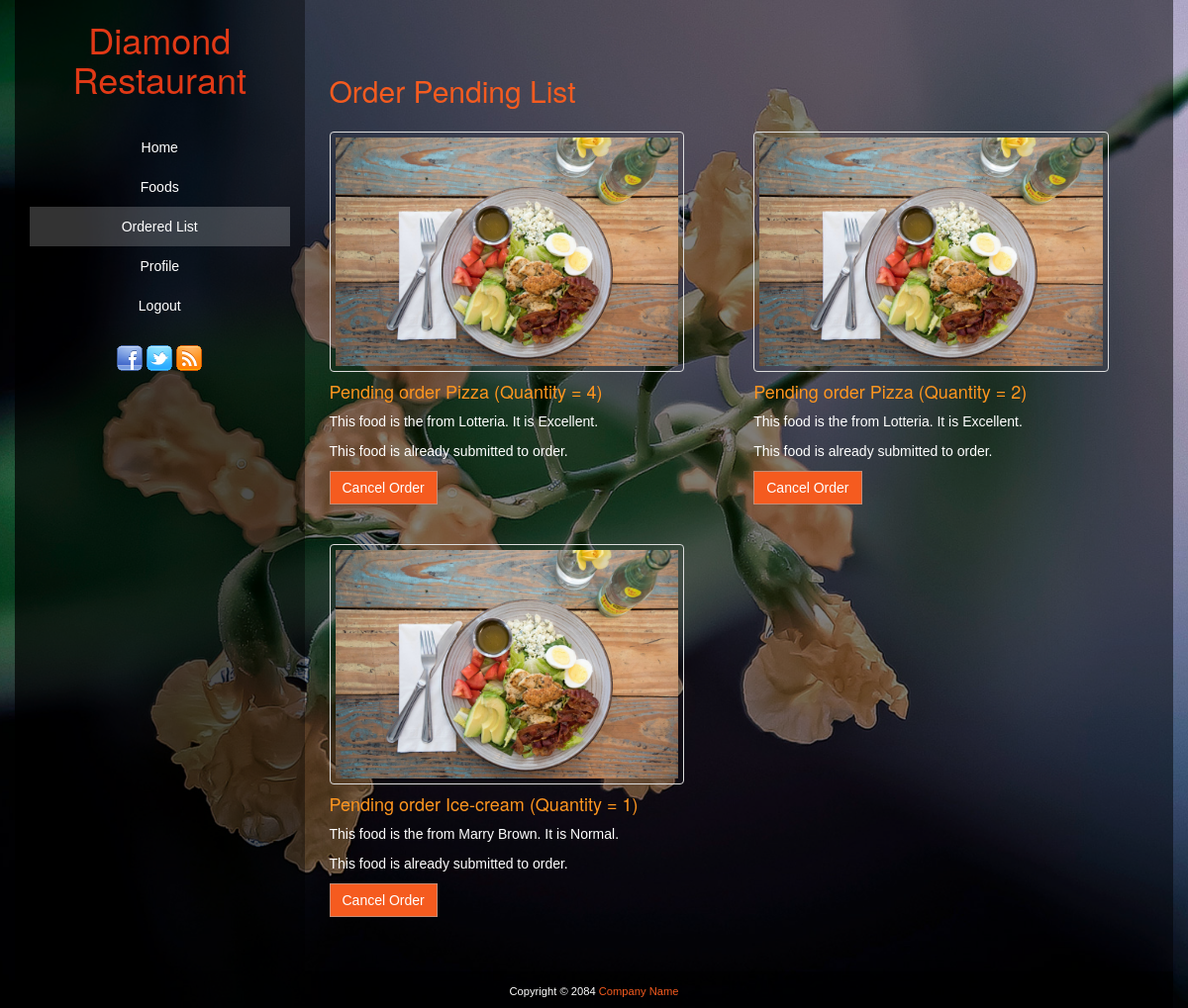
The page /staff/orderlist/ (signed in) on the database its author committed.
### staff/models.py (models this page shows, shortened)
class OrderFood(models.Model):
    customer = models.ForeignKey(User,verbose_name='Ordered By',on_delete=models.CASCADE,null=True)
    food = models.ForeignKey(Food,on_delete=models.CASCADE,null=True)
    quantity = models.IntegerField(default=1)
    ordered = models.BooleanField(default=False)

class Food(models.Model):
    food_types = (('D','Dietary'),('VF','Vegetable and Fruits'),('K','Korean Food'),('C','Chinese Food'),('T','Taiwan Food'))
    food_quality = (('E','Excellent'),('G','Good'),('N','Normal'),('B','Bad'),('VB','Very Bad'))
    food_supplier = models.ForeignKey(Supplier,on_delete=models.CASCADE)
    food_name = models.CharField(max_length=30)
    food_type = models.CharField(choices=food_types,max_length=20)
    image = models.ImageField(default = 'default.jpg',upload_to = 'food_pictures')
    price = models.IntegerField()
    quality = models.CharField(choices= food_quality,max_length=20)

class Supplier(models.Model):
    supplier_name = models.CharField(max_length=30)
    phone_number = models.CharField(max_length=20)
    email = models.EmailField(max_length=20)
    address = models.CharField(max_length=30)
    class Meta:
        verbose_name = "Supplier"
        verbose_name_plural = "Suppliers"

### staff/views.py (the view)
# urls.py: path('orderlist/',views.orderList,name='order-list'),
@login_required
def orderList(request):
    orderedFoodList = OrderFood.objects.filter(customer=request.user,ordered=True)
    context = {'food_list':orderedFoodList}
    return render(request,'order_list.html',context)

### staff/templates/order_list.html (shortened to what this page needs)
{% load static %}
<!DOCTYPE html>
<html>
<head>
	<link href="{% static 'css/bootstrap.min.css' %}" rel="stylesheet" type="text/css">
	<link href="{% static 'templatemo_style.css' %}" rel="stylesheet" type="text/css">
    <link rel="stylesheet" href="{% static 'flexslider.css'%}" type="text/css" media="screen" />
</head>
<body class="templatemo_padaut_bg">
	<div id="main_container">
		<div class="container" id="services">
			<div class="row col-wrap">
				<div id="left_container" class="col col-md-3 col-sm-12">
					<div class="templatemo_logo">
						<a href="#"><h1>Diamond Restaurant</h1></a>
					</div>
					<nav id="main_nav">
						<ul class="nav">
						<ul class="nav">
							<li><a href={% url 'home' %}>Home</a></li>
							<li><a href={% url 'food-list' %}>Foods</a></li>
							<li class="active"><a href="{% url 'order-list' %}">Ordered List</a></li>
							{% if user.is_authenticated  %}
							<li><a href={% url 'staff-profile' %}>Profile</a></li>
                            <li><a class="nav-link" href="{% url 'logout' %}">Logout</a></li>
                            {% else %}
							<li><a class="nav-link" href="{% url 'staff-register' %}">Register</a></li>
							<li><a class="nav-link" href="{% url 'staff-login' %}">Login</a></li>
                            {% endif %}
						</ul>
						</ul>
					</nav>
					<div>
						<a href="#"><img src="{% static 'images/facebook.png'%}" alt="Like us on Facebook"></a>
						<a href="#"><img src="{% static 'images/twitter.png'%}" alt="Follow us on Twitter"></a>
						<a href="#"><img src="{% static 'images/rss.png'%}" alt="RSS feeds"></a>
					</div>
				</div>
				<div id="right_container" class="col col-md-9 col-sm-12">
					<div class="row">
                    	<div class="col col-md-12">
                    		<h2>Order Pending List</h2>
                    	</div>
                    </div>
					<article class="row">
					{% for foods in food_list %}
						<div class="col col-md-6">
							<img src="{{foods.food.image.url}}" alt="Pic 1" class="image">
							<h4>Pending order {{foods.food.food_name}} (Quantity = {{foods.quantity}})</h4>
							<p>This food is the {{foods.get_food_type_display}} from {{foods.food.food_supplier.supplier_name}}. It is {{foods.food.get_quality_display}}.</p>
							<p>This food is already submitted to order.</p>
							 <a href={% url 'delete-order' foods.id %} class="btn btn-primary">Cancel Order</a><br><br><br>
						</div>
					{% endfor %}
					</article>
				</div>
			</div>
			<footer class="row credit">
				<div class="col col-md-12">
					<div id="templatemo_footer">
						Copyright © 2084 <a href="#">Company Name</a>
					</div>
				</div>
			</footer>
		</div>
	</div>
</body>
</html>

### static/templatemo_style.css (style rules this page uses)
body { background-color: #222222; }
a { color: #f55b1f; }
.templatemo_logo { margin-top: 20px; text-align: center; }
.templatemo_padaut_bg { background: url(images/templatemo_padaut.jpg) no-repeat center center fixed; -webkit-background-size: cover; -moz-background-size: cover; -o-background-size: cover; background-size: cover; overflow-x: hidden; }
h1 { text-align: center; color: #e13916; }
h4 { color: #FF961F; }
li { color: white; }
li, input { font-family: Arial, sans-serif; }
li.active a { background-color: rgba(255, 255, 255, 0.2); color: #f55b1f; }
nav { text-align: center; font-family: Arial, sans-serif; margin-top: 30px; margin-bottom: 20px; }
p { color: #FFF; font-family: Arial, sans-serif; }
article { margin-top: 15px; margin-bottom: 15px; }
.btn { border-radius: 0px; font-family: Arial, sans-serif; }
.btn-primary { background-color: #f55b1f; border-color: #c48c76; }
.credit { padding-bottom: 9px; padding-top: 12px; background-color: rgba(0, 0, 0, 0.5); }
.container { margin: 0 auto; background-color: rgba(0, 0, 0, 0.5); }
#left_container { background-color: rgba(0, 0, 0, 0.4); text-align: center; }
#left_container li a { color: white; }
#right_container .row { clear: both; padding-top: 0px; padding-right: 10px; padding-bottom: 0px; padding-left: 10px; }
#right_container h2 { color: #f55b1f; }
#templatemo_footer { color: #FFFFFF; font-size: 0.8em; text-align: center; font-family: Arial, sans-serif; }
@media only screen and (min-width: 992px) { .container { display: table; } }
@media only screen and (min-width: 992px) { #left_container { display: table-cell; height: 100%; } }
@media only screen and (min-width: 992px) { #right_container { padding-top: 10px; display: table-cell; } }
@media only screen and (min-width: 992px) { .col-md-3, .col-md-9 { float: none; } }

### staff/templates/order_list.html (style rules this page uses)
.image { border: 1px solid #ddd; border-radius: 4px; padding: 5px; display: block; max-width: 90%; height: auto; }

### rows shown on the page
OrderFood: food.image (placeholder picture), food.food_name "Pizza", quantity "4", food.food_supplier.supplier_name "Lotteria", food.quality "Excellent"
OrderFood: food.image (placeholder picture), food.food_name "Pizza", quantity "2", food.food_supplier.supplier_name "Lotteria", food.quality "Excellent"
OrderFood: food.image (placeholder picture), food.food_name "Ice-cream", quantity "1", food.food_supplier.supplier_name "Marry Brown", food.quality "Normal"
